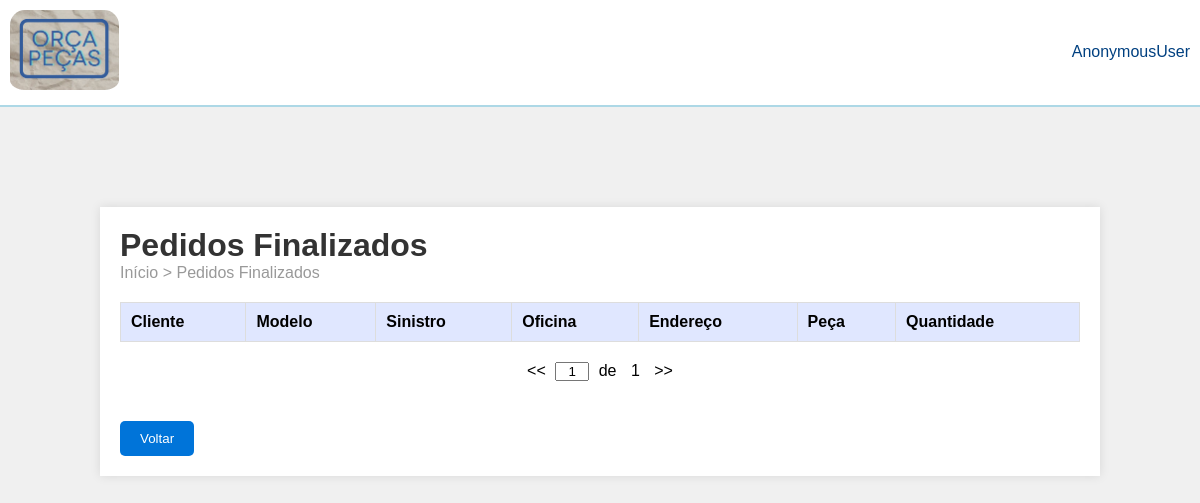
/finalizados/, run on an earlier commit of the app's database.
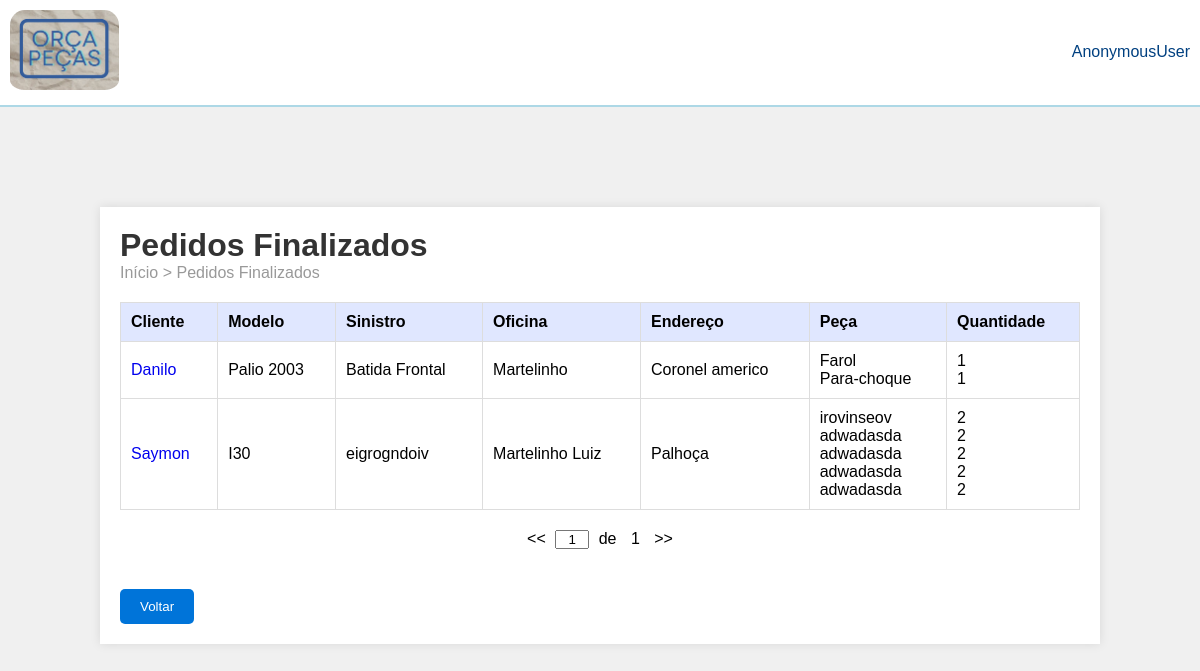
And on a later commit of the database.
### orcaPecas/models.py (models this page shows, shortened)
class Orcamento(models.Model):
    criador = models.ForeignKey(User, on_delete=models.CASCADE)
    nome = models.CharField(max_length=100)
    modelo = models.CharField(max_length=100)
    placa = models.CharField(max_length=100)
    data_criacao = models.DateTimeField(auto_now_add=True)
    oficina_entrega_nome = models.CharField(max_length=100)
    oficina_entrega_endereco = models.TextField()
    status = models.CharField(max_length=27, default='Pendente')
    comentarios_cliente = models.TextField(blank=True, null=True)
    comentarios_fornecedor = models.TextField(blank=True, null=True)
    prazo_entrega = models.DateField(blank=True, null=True)
    valor_total = models.DecimalField(max_digits=10, decimal_places=2, blank=True, null=True)
    itens_orcamento = models.JSONField(default=list)

### orcaPecas/views.py (the view)
# urls.py: path('finalizados/', views.orcamentos_finalizados, name='finalizados'),
def orcamentos_finalizados(request):
    orcamentos = Orcamento.objects.filter(status='Aprovado')
    return render(request, 'pages/finalizados.html', {'orcamentos': orcamentos})

### orcaPecas/templates/pages/finalizados.html (shortened to what this page needs)
{% load static %}
<!DOCTYPE html>
<html lang="en">
<head>
    <link rel="stylesheet" href="{% static 'css/style_orcamento.css' %}" />
</head>
<body>
  <header>
    <img src="{% static 'images/logoOrcaPecas.PNG' %}" alt="Logo" />
    <span class="user-name">{{ user }}</span>
  </header>
  <div class="container">
    <h1>Pedidos Finalizados</h1>
    <div class="breadcrumb">Início > Pedidos Finalizados</div>
    <div class="table-container">
    <table>
        <thead>
          <th>Cliente</th>
          <th>Modelo</th>
          <th>Sinistro</th>
          <th>Oficina</th>
          <th>Endereço</th>
          <th>Peça</th>
          <th>Quantidade</th>
        </thead>
        <tbody>
            {% for orcamento in orcamentos %}
          <tr>
            <td>
                <a href="{%url 'finalizados2' orcamento.id %}">{{orcamento.nome}}</a>
            </td>
            <td>{{orcamento.modelo}}</td>
            <td>{{orcamento.comentarios_cliente}}</td>
            <td>{{orcamento.oficina_entrega_nome}}</td>
            <td>{{orcamento.oficina_entrega_endereco}}</td>
             <td>
                    {% for item in orcamento.itens_orcamento %}
                        {{item.peca}}<br>
                    {% endfor %}
                </td>
             <td>
                    {% for item in orcamento.itens_orcamento %}
                        {{item.quantidade}}<br>
                    {% endfor %}
                </td>
          </tr>
          {% endfor %}
        </tbody>
      </table>
    </div>
    <div class="pagination">
        <span>&lt;&lt;</span>
        <input type="text" value="1">
        <span>de</span>
        <span>1</span>
        <span>&gt;&gt;</span>
    </div>
    <a href="{% url 'index' %}"><button
            type="button"
            class="btn-back"
          >Voltar</button></a>
  </div>
</body>
</html>

### templates/static/css/style_orcamento.css (style rules this page uses)
* { margin: 0; padding: 0; list-style: none; text-decoration: none; font-family: Arial, Helvetica, sans-serif; }
header { display: flex; justify-content: space-between; align-items: center; background-color: white; border-bottom: 2px solid #add8e6; padding: 10px; }
header img { max-height: 80px; padding-bottom: 5px; border-radius: 15px; }
.user-name { color: #004080; }
body { font-family: Arial, sans-serif; background-color: #f0f0f0; margin: 0; padding: 0; }
.container { width: 80%; margin: 100px auto; padding: 20px; background-color: white; box-shadow: 0 0 10px rgba(0, 0, 0, 0.1); }
h1 { color: #333; }
.breadcrumb { color: #999; margin-bottom: 20px; }
.table-container { overflow-x: auto; }
table { width: 100%; border-collapse: collapse; margin-bottom: 20px; }
th, td { padding: 10px; border: 1px solid #ddd; text-align: left; }
th { background-color: #e0e7ff; }
.pagination { text-align: center; margin-bottom: 20px; }
.pagination span { margin: 0 5px; cursor: pointer; }
.pagination input { width: 30px; text-align: center; }
button { text-align: center; margin-top: 20px; }
button { padding: 10px 20px; background-color: #0074d9; color: #fff; border: none; border-radius: 5px; cursor: pointer; margin-right: 10px; }

What changed in the data, as far as the page shows it:
now on this page (row edited): Orcamento: nome "Danilo", modelo "Palio 2003", comentarios_cliente "Batida Frontal", oficina_entrega_nome "Martelinho", oficina_entrega_endereco "Coronel americo", peca "Farol" "Para-choque", quantidade "1" "1"
added Orcamento: nome "Saymon", modelo "I30", comentarios_cliente "eigrogndoiv", oficina_entrega_nome "Martelinho Luiz", oficina_entrega_endereco "Palhoça", peca "irovinseov" "adwadasda" "adwadasda" "adwadasda" "adwadasda", quantidade "2" "2" "2" "2" "2"
